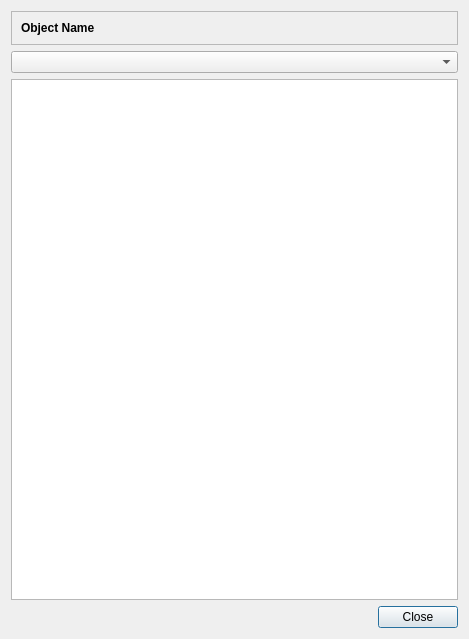
<?xml version="1.0" encoding="UTF-8"?>
<ui version="4.0">
 <class>HelpView_q</class>
 <widget class="QDialog" name="HelpView_q">
  <property name="windowModality">
   <enum>Qt::WindowModality::NonModal</enum>
  </property>
  <property name="geometry">
   <rect>
    <x>0</x>
    <y>0</y>
    <width>469</width>
    <height>639</height>
   </rect>
  </property>
  <property name="windowTitle">
   <string>Help</string>
  </property>
  <layout class="QVBoxLayout" name="verticalLayout">
   <item>
    <layout class="QGridLayout" name="gridLayout">
     <item row="0" column="0">
      <widget class="QFrame" name="frame">
       <property name="frameShape">
        <enum>QFrame::Shape::StyledPanel</enum>
       </property>
       <property name="frameShadow">
        <enum>QFrame::Shadow::Raised</enum>
       </property>
       <layout class="QGridLayout" name="gridLayout_2">
        <item row="0" column="0">
         <widget class="QLabel" name="objectname">
          <property name="font">
           <font>
            <bold>true</bold>
           </font>
          </property>
          <property name="text">
           <string>Object Name</string>
          </property>
          <property name="wordWrap">
           <bool>false</bool>
          </property>
         </widget>
        </item>
       </layout>
      </widget>
     </item>
     <item row="2" column="0">
      <widget class="QTextBrowser" name="textview"/>
     </item>
     <item row="3" column="0">
      <layout class="QHBoxLayout" name="horizontalLayout">
       <item>
        <spacer name="horizontalSpacer">
         <property name="orientation">
          <enum>Qt::Orientation::Horizontal</enum>
         </property>
         <property name="sizeHint" stdset="0">
          <size>
           <width>40</width>
           <height>20</height>
          </size>
         </property>
        </spacer>
       </item>
       <item>
        <widget class="QPushButton" name="closeButton">
         <property name="text">
          <string>Close</string>
         </property>
        </widget>
       </item>
      </layout>
     </item>
     <item row="1" column="0">
      <widget class="QComboBox" name="comboBox"/>
     </item>
    </layout>
   </item>
  </layout>
 </widget>
 <resources/>
 <connections>
  <connection>
   <sender>closeButton</sender>
   <signal>clicked()</signal>
   <receiver>HelpView_q</receiver>
   <slot>close()</slot>
   <hints>
    <hint type="sourcelabel">
     <x>418</x>
     <y>588</y>
    </hint>
    <hint type="destinationlabel">
     <x>234</x>
     <y>319</y>
    </hint>
   </hints>
  </connection>
 </connections>
</ui>
